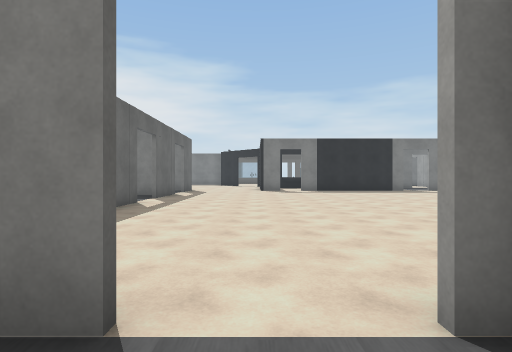
view 1 (above)

24 first-person views from a walk through a 3-D level made in the Unity game engine. The camera is 1.4 m above the floor, looks level and sees 80° across. Doors are open. The floor is counted in squares, 2 m on a side. Each view is taken from the middle of a square. On the plan, view 1 faces up. The plan holds only what a view shows up to about 10 squares ahead; the rest is blank. The place goes on beyond the plan. The player character is not drawn. Some animated figures are left out. Some surface patterns are stand-ins.

view 2
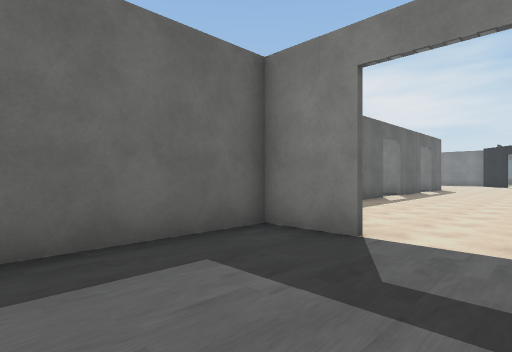

view 3
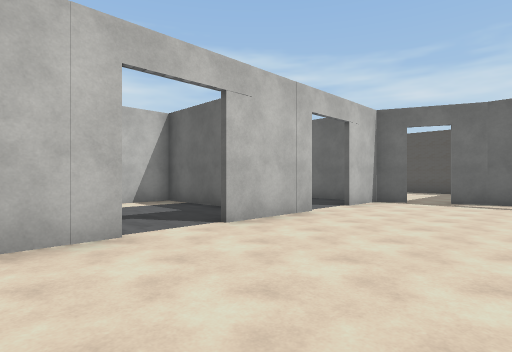

view 4
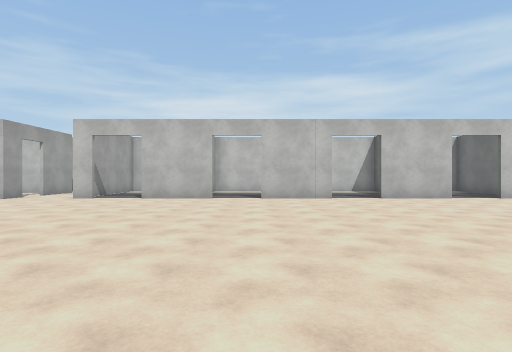

view 5
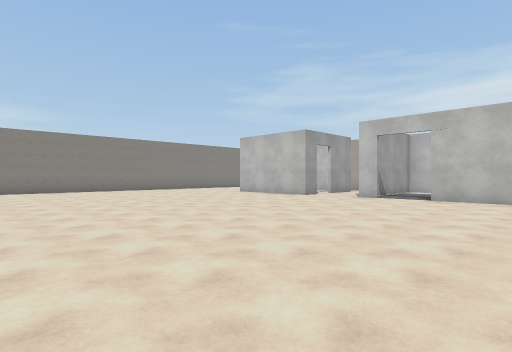

view 6
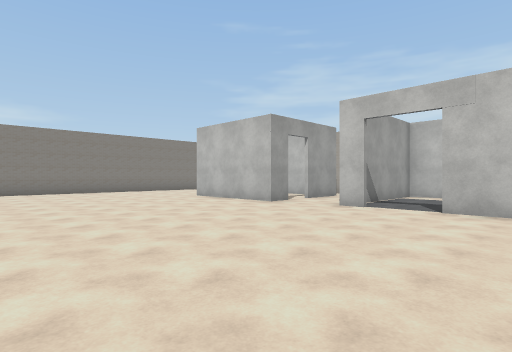

view 7
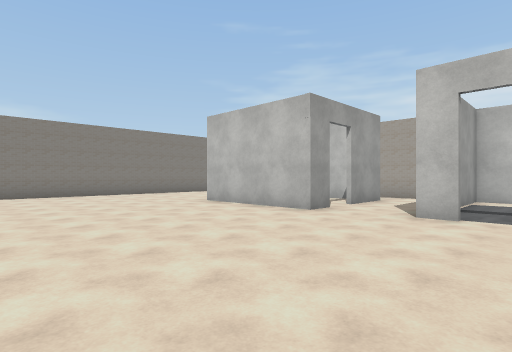

view 8
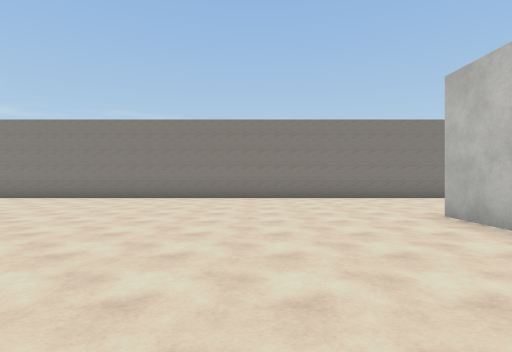

view 9
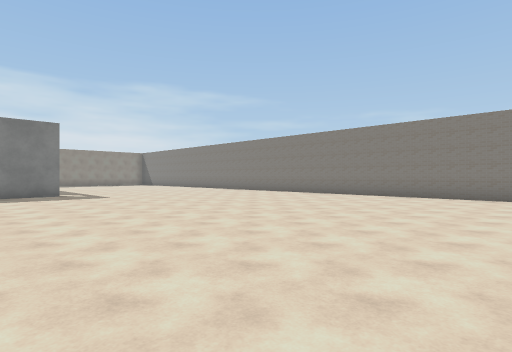

view 10
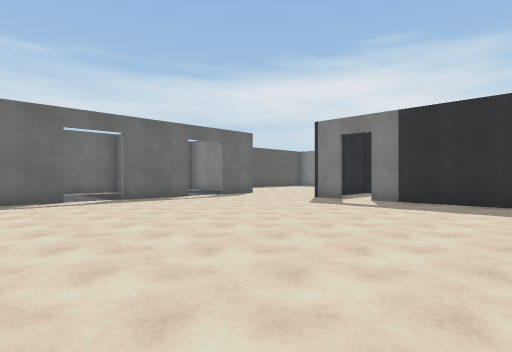

view 11
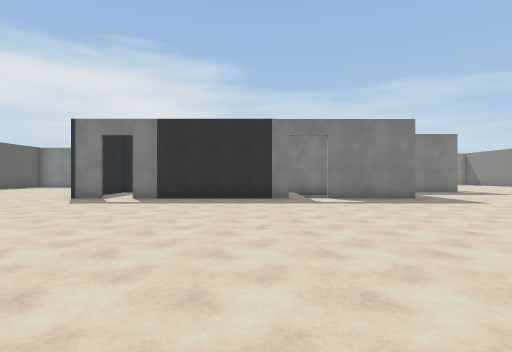

view 12
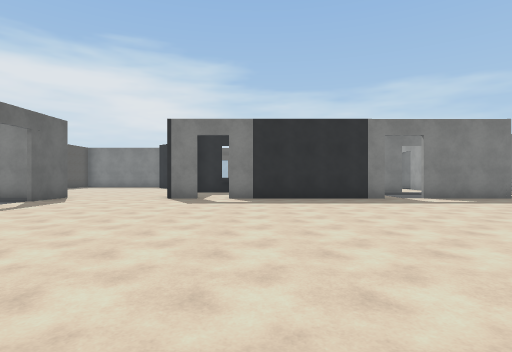

view 13
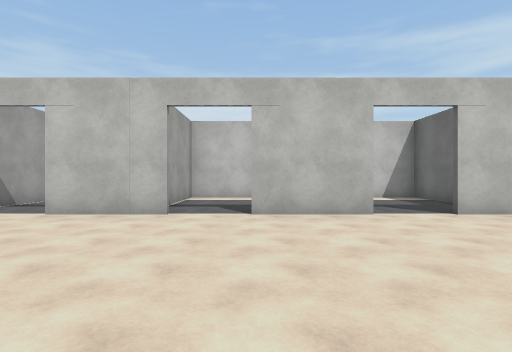

view 14
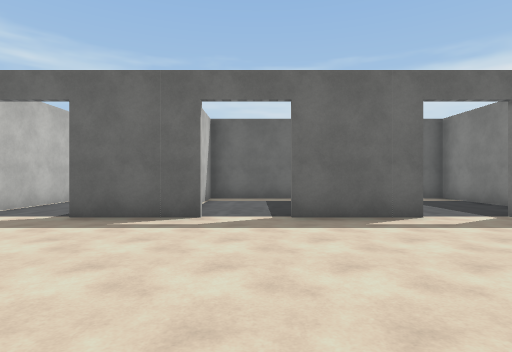

view 15
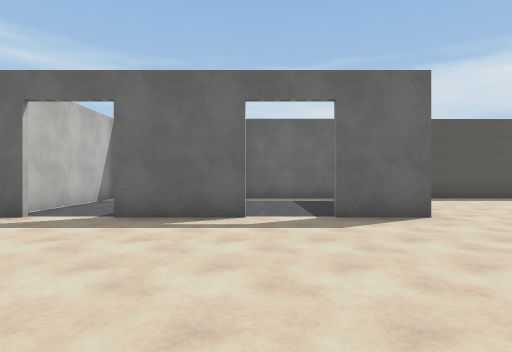

view 16
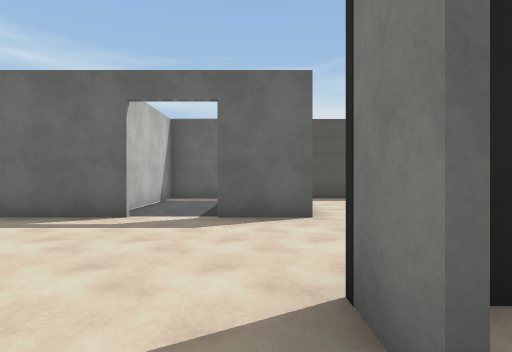

view 17
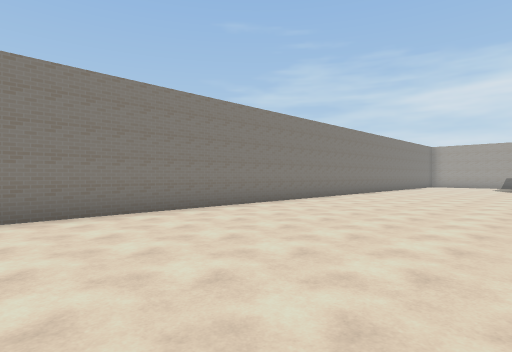

view 18
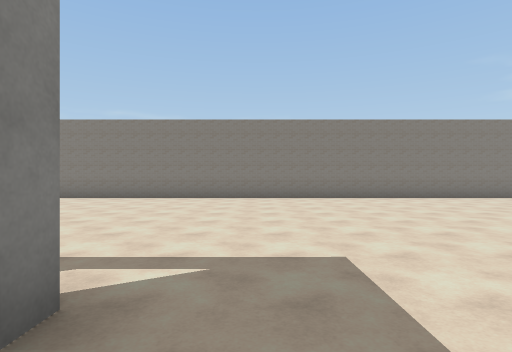

view 19
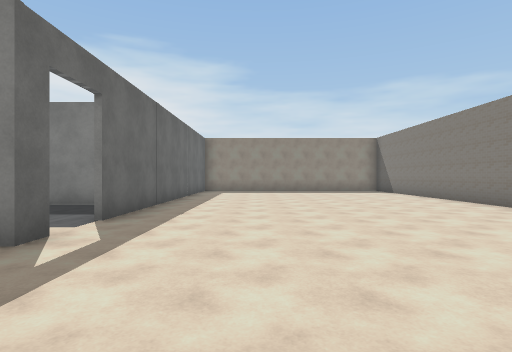

view 20
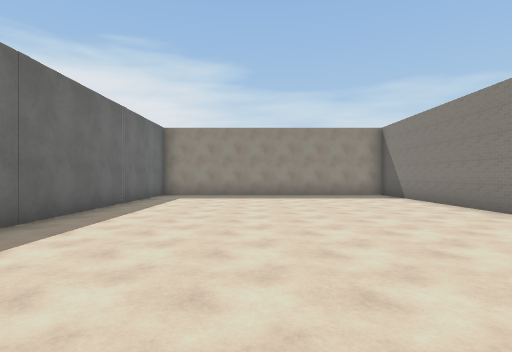

view 21
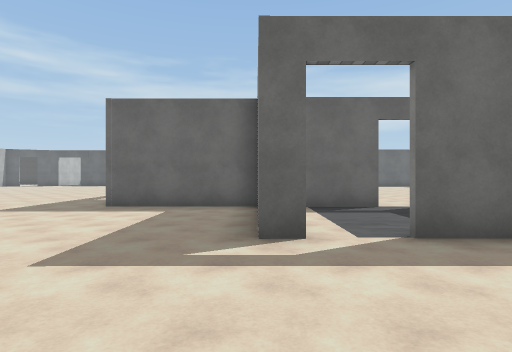

view 22
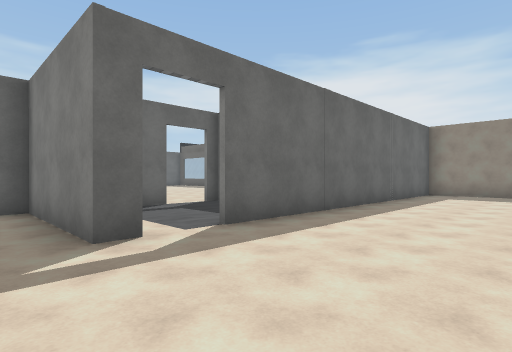

view 23
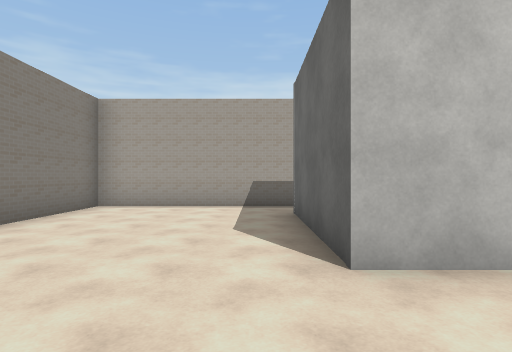

view 24
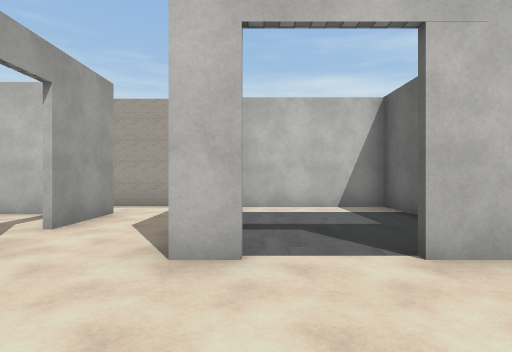

### Floor plan
Points are (right, up) in squares from view 1. A wall is a line through its corners. A room is listed if a view was taken in it or the views show most of it. See-through windows are left out.
Room 1 (views 1, 2)
walls: (-0.6, 1.3) (-2.1, 1.3); (-2.1, 1.4) (-2.1, -2.9) (-0.8, -2.9)
ways out: opening at (0, 1) to room 2
Room 2 (views 3, 4, 5, 6, 7, 8, 9, 10, 11, 12, 13, 14, 15, 16, 17, 18, 19, 20, 21, 22, 23, 24)
walls: (7.1, 14.5) (2.1, 14.5); (12, 1.5) (12.7, 1.5); (14.6, 18.6) (14.6, 18) (11, 18) (11, 14.5) (8.2, 14.5); (8.2, 1.5) (10.6, 1.5); (14.7, 0.9) (14.7, 1.7) (18.3, 1.7) (18.3, -1.8); (4.6, 1.5) (6.9, 1.5); (1.2, 14.5) (0.1, 14.5); (9.1, -1.4) (9.1, -2.9) (12.6, -2.9) (12.6, 0.4); (8.8, -1.5) (8.8, 0.1); (14.7, -1.8) (14.7, 0); (0.4, 15.5) (0.4, 14.5); (14, -2.9) (15.4, -2.9); (0.7, 1.5) (3.1, 1.5); (18.1, -2.9) (22.7, -2.9) (22.7, 28); (-3.1, 8.1) (-3.1, 5.7); (-3.1, 11.9) (-3.1, 9.5); (-3.1, 15) (-3.1, 13.2); (-3.1, 4.2) (-3.1, 3.7) (-2.8, 3); (-2.5, 2.2) (-2.1, 1.4); (-2.2, 1.5) (-0.6, 1.5); (-4.4, 14.8) (-7.5, 14.8) (-7.5, 11.3) (-4.4, 11.3); (14.6, 28) (14.6, 19.7)
ways out: opening at (0, 1) to room 1; opening at (-3, 9) to room 3; opening at (15, 19) to room 4; opening at (4, 1) to room 5; opening at (-4, 5); opening at (-1.5, 15); opening at (2, 15); opening at (8, 15); gap at (15, 0)
Room 3 (no view inside)
walls: (-7.5, 10.1) (-7.5, 7.6) (-3.9, 7.6)
ways out: opening at (-3, 9) to room 2
Room 4 (no view inside)
walls: (11, 20.9) (11, 19.1); (14.6, 22.4) (11, 22.4)
ways out: opening at (15, 19) to room 2; opening at (11, 21)
Room 5 (no view inside)
walls: (1.6, -0.5) (1.6, -2.9) (5.1, -2.9) (5.1, -0.4)
ways out: opening at (4, 1) to room 2

Where each view was taken, in squares from view 1:
view 1: 0 up, 0 right, facing up
view 2: 2 down, 1 right, facing up-left
view 3: 5 up, 6 right, facing down-left
view 4: 11 up, 7 right, facing down
view 5: 11 up, 8 right, facing down-right
view 6: 8 up, 9 right, facing down-right
view 7: 7 up, 11 right, facing down-right
view 8: 5 up, 13 right, facing right
view 9: 6 up, 12 right, facing up-right
view 10: 6 up, 6 right, facing up-left
view 11: 5 up, 6 right, facing up
view 12: 5 up, 3 right, facing up
view 13: 7 up, 3 right, facing down
view 14: 9 up, 2 right, facing left
view 15: 12 up, 2 right, facing left
view 16: 14 up, 2 right, facing left
view 17: 18 up, 17 right, facing down-right
view 18: 17 up, 13 right, facing right
view 19: 15 up, 17 right, facing up
view 20: 18 up, 18 right, facing up
view 21: 18 up, 18 right, facing left
view 22: 17 up, 18 right, facing up-left
view 23: 4 up, 19 right, facing down
view 24: 4 up, 12 right, facing down
